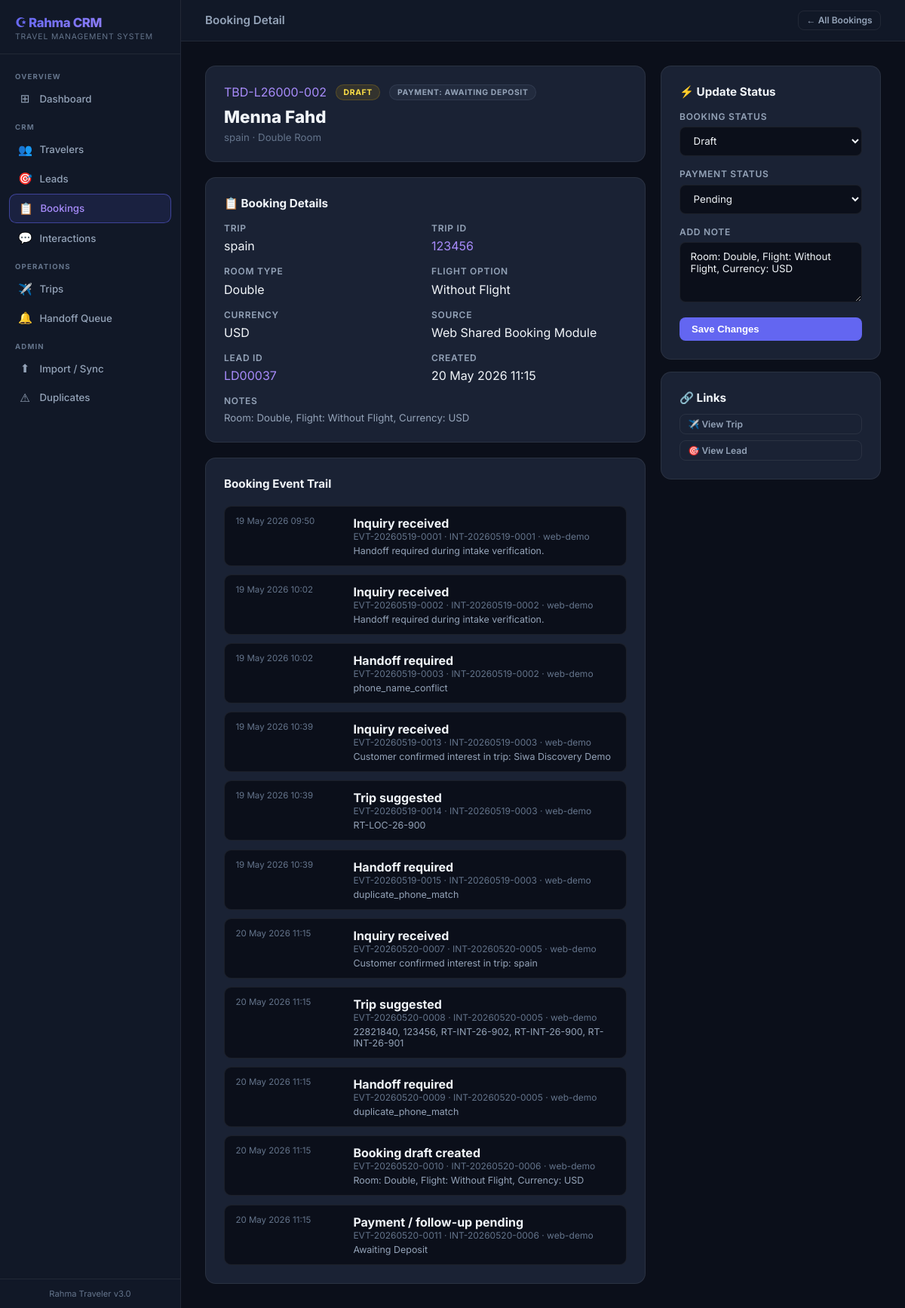
/bookings/TBD-L26000-002, run on the app's committed database.
### app/models/booking.py (models this page shows, shortened)
class TripBooking(db.Model):
    __tablename__ = 'trip_bookings'
    booking_id = db.Column(db.String(50), primary_key=True)
    trip_id = db.Column(db.String(50), db.ForeignKey('trips.trip_id'))
    trip_name = db.Column(db.String(200))
    traveler_id = db.Column(db.String(20), db.ForeignKey('travelers.traveler_id'))
    traveler_name = db.Column(db.String(200))
    room_type = db.Column(db.String(50))
    flight_option = db.Column(db.String(50))
    date_option = db.Column(db.String(50))
    currency = db.Column(db.String(20))
    booking_status = db.Column(db.String(50)) # Draft / Confirmed / Cancelled
    draft_created_at = db.Column(db.DateTime, default=datetime.utcnow)
    booking_source = db.Column(db.String(100))
    lead_id = db.Column(db.String(50))
    interaction_id = db.Column(db.String(50))
    alert_id = db.Column(db.String(50))
    payment_status = db.Column(db.String(100))
    booking_notes = db.Column(db.Text)

### app/models/booking_event.py (models this page shows, shortened)
class BookingEventTrail(db.Model):
    __tablename__ = 'booking_event_trail'
    event_id = db.Column(db.String(50), primary_key=True)
    occurred_at = db.Column(db.DateTime, default=datetime.utcnow)
    event_type = db.Column(db.String(100))
    event_label = db.Column(db.String(150))
    traveler_id = db.Column(db.String(20), db.ForeignKey('travelers.traveler_id'))
    lead_id = db.Column(db.String(50), db.ForeignKey('leads.lead_id'))
    booking_id = db.Column(db.String(50), db.ForeignKey('trip_bookings.booking_id'))
    trip_id = db.Column(db.String(50), db.ForeignKey('trips.trip_id'))
    interaction_id = db.Column(db.String(50), db.ForeignKey('interactions.interaction_id'))
    channel = db.Column(db.String(50))
    actor = db.Column(db.String(50))
    notes = db.Column(db.Text)
    metadata_json = db.Column(db.Text)

### app/routes/bookings.py (the view)
@bookings_bp.route('/<string:booking_id>')
def detail(booking_id):
    booking = TripBooking.query.get_or_404(booking_id)
    traveler = Traveler.query.get(booking.traveler_id) if booking.traveler_id else None
    trip = Trip.query.get(booking.trip_id) if booking.trip_id else None
    try:
        UnifiedCRMService().ensure_operational_schema()
    except Exception:
        pass
    event_trail = BookingEventTrail.query.filter(
        or_(
            BookingEventTrail.booking_id == booking.booking_id,
            BookingEventTrail.lead_id == booking.lead_id,
            BookingEventTrail.traveler_id == booking.traveler_id,
        )
    ).order_by(BookingEventTrail.occurred_at.asc()).all()
    return render_template('bookings/detail.html',
                           booking=booking,
                           traveler=traveler,
                           trip=trip,
                           event_trail=event_trail,
                           booking_statuses=BOOKING_STATUSES,
                           payment_statuses=PAYMENT_STATUSES)

### system_services/config.py (called while the page is built, shortened)
def _load_env_file(path: Path) -> None:
    if not path.exists():
        return

def _extract_sheet_id(value: str) -> str:
    text = (value or "").strip()
    if not text:
        return ""
    marker = "/spreadsheets/d/"
    if marker in text:
        tail = text.split(marker, 1)[1]
        return tail.split("/", 1)[0].strip()
    return text

def _optional_path(base: Path, raw: str | None) -> Path | None:
    if not raw:
        return None
    candidate = Path(raw)
    if not candidate.is_absolute():
        candidate = base / candidate
    return candidate

### system_services/unified_service.py (called while the page is built)
    @contextmanager
    def connect(self) -> sqlite3.Connection:
        connection = sqlite3.connect(self.settings.db_path)
        connection.row_factory = sqlite3.Row
        try:
            yield connection
        finally:
            connection.close()

    def ensure_operational_schema(self) -> None:
        with self.connect() as connection:
            self._ensure_booking_event_trail_table(connection)
            self._ensure_sync_queue_table(connection)
            connection.commit()

    @staticmethod
    def _ensure_sync_queue_table(connection: sqlite3.Connection) -> None:
        connection.execute(
            """
            CREATE TABLE IF NOT EXISTS sync_queue (
                mapping_name TEXT NOT NULL,
                record_id TEXT NOT NULL,
                status TEXT NOT NULL DEFAULT 'pending',
                error_message TEXT,
                created_at TEXT NOT NULL,
                updated_at TEXT NOT NULL,
                PRIMARY KEY (mapping_name, record_id)
            )
            """
        )

    @staticmethod
    def _ensure_booking_event_trail_table(connection: sqlite3.Connection) -> None:
        connection.execute(
            """
            CREATE TABLE IF NOT EXISTS booking_event_trail (
                event_id TEXT PRIMARY KEY,
                occurred_at TEXT,
                event_type TEXT,
                event_label TEXT,
                traveler_id TEXT,
                lead_id TEXT,
                booking_id TEXT,
                trip_id TEXT,
                interaction_id TEXT,
                channel TEXT,
                actor TEXT,
                notes TEXT,
                metadata_json TEXT
            )
            """
        )

### app/templates/bookings/detail.html (shortened to what this page needs)
{% extends "base.html" %}
{% block topbar_title %}Booking Detail{% endblock %}
{% block topbar_actions %}
<a href="{{ url_for('bookings.index') }}" class="btn btn-ghost btn-sm">← All Bookings</a>
{% endblock %}
{% block content %}
<div style="display:grid;grid-template-columns:2fr 1fr;gap:1.25rem">
    <div style="display:flex;flex-direction:column;gap:1.25rem">
        <div class="card">
            <div style="display:flex;align-items:center;gap:0.75rem;flex-wrap:wrap;margin-bottom:0.5rem">
                <span class="mono" style="color:var(--accent-2)">{{ booking.booking_id }}</span>
                {% if booking.booking_status == 'Confirmed' %}<span class="badge badge-green">Confirmed</span>
                {% elif booking.booking_status == 'Cancelled' %}<span class="badge badge-red">Cancelled</span>
                {% else %}<span class="badge badge-yellow">Draft</span>{% endif %}
                {% if booking.payment_status == 'Fully Paid' %}<span class="badge badge-green">{{ booking.payment_status }}</span>
                {% elif booking.payment_status == 'Deposit Paid' %}<span class="badge badge-yellow">{{ booking.payment_status }}</span>
                {% elif booking.payment_status == 'Refunded' %}<span class="badge badge-red">{{ booking.payment_status }}</span>
                {% else %}<span class="badge badge-gray">Payment: {{ booking.payment_status or 'Pending' }}</span>{% endif %}
            </div>
            <h1 style="font-size:1.4rem;font-weight:800;color:var(--text-main);margin-bottom:0.35rem">
                {{ booking.traveler_name or 'Unknown Traveler' }}
            </h1>
            <div style="color:var(--text-muted);font-size:0.83rem">
                {{ booking.trip_name or booking.trip_id or 'No trip linked' }} · {{ booking.room_type or '—' }} Room
            </div>
        </div>
        <div class="card">
            <div class="card-title" style="margin-bottom:1rem">📋 Booking Details</div>
            <div class="grid-2">
                <div><div class="form-label">Trip</div><div style="color:var(--text-main)">{{ booking.trip_name or '—' }}</div></div>
                <div><div class="form-label">Trip ID</div><div class="mono" style="color:var(--accent-2)">{{ booking.trip_id or '—' }}</div></div>
                <div><div class="form-label">Room Type</div><div style="color:var(--text-main)">{{ booking.room_type or '—' }}</div></div>
                <div><div class="form-label">Flight Option</div><div style="color:var(--text-main)">{{ booking.flight_option or '—' }}</div></div>
                <div><div class="form-label">Currency</div><div style="color:var(--text-main)">{{ booking.currency or '—' }}</div></div>
                <div><div class="form-label">Source</div><div style="color:var(--text-main)">{{ booking.booking_source or '—' }}</div></div>
                <div><div class="form-label">Lead ID</div><div class="mono" style="color:var(--accent-2)">{{ booking.lead_id or '—' }}</div></div>
                <div><div class="form-label">Created</div><div style="color:var(--text-main)">{{ booking.draft_created_at.strftime('%d %B %Y %H:%M') if booking.draft_created_at else '—' }}</div></div>
                {% if booking.booking_notes %}
                <div class="col-span-2"><div class="form-label">Notes</div>
                <div style="color:var(--text-dim);font-size:0.83rem;white-space:pre-wrap">{{ booking.booking_notes }}</div></div>
                {% endif %}
            </div>
        </div>
        <div class="card">
            <div class="card-header">
                <span class="card-title">Booking Event Trail</span>
            </div>
            {% if event_trail %}
            <div style="display:flex;flex-direction:column;gap:0.7rem">
                {% for event in event_trail %}
                <div style="display:grid;grid-template-columns:9rem 1fr;gap:0.75rem;background:var(--bg-base);border:1px solid var(--border);border-radius:0.6rem;padding:0.75rem 0.9rem">
                    <div style="font-size:0.72rem;color:var(--text-muted)">
                        {{ event.occurred_at.strftime('%d %b %Y %H:%M') if event.occurred_at else 'Pending time' }}
                    </div>
                    <div>
                        <div style="font-weight:700;color:var(--text-main)">{{ event.event_label or event.event_type }}</div>
                        <div style="font-size:0.75rem;color:var(--text-muted)">
                            {{ event.event_id }}
                            {% if event.interaction_id %} · {{ event.interaction_id }}{% endif %}
                            {% if event.channel %} · {{ event.channel }}{% endif %}
                        </div>
                        {% if event.notes %}
                        <div style="font-size:0.78rem;color:var(--text-dim);margin-top:0.25rem">{{ event.notes }}</div>
                        {% endif %}
                    </div>
                </div>
                {% endfor %}
            </div>
            {% else %}
            <p style="color:var(--text-muted);font-size:0.83rem">No booking events recorded yet.</p>
            {% endif %}
        </div>
    </div>
    <div style="display:flex;flex-direction:column;gap:1rem">
        <div class="card">
            <div class="card-title" style="margin-bottom:1rem">⚡ Update Status</div>
            <form action="{{ url_for('bookings.update_status', booking_id=booking.booking_id) }}" method="POST">
                <div class="form-group">
                    <label class="form-label">Booking Status</label>
                    <select class="form-select" name="booking_status">
                        {% for s in booking_statuses %}
                        <option value="{{ s }}" {% if booking.booking_status == s %}selected{% endif %}>{{ s }}</option>
                        {% endfor %}
                    </select>
                </div>
                <div class="form-group">
                    <label class="form-label">Payment Status</label>
                    <select class="form-select" name="payment_status">
                        {% for s in payment_statuses %}
                        <option value="{{ s }}" {% if booking.payment_status == s %}selected{% endif %}>{{ s }}</option>
                        {% endfor %}
                    </select>
                </div>
                <div class="form-group">
                    <label class="form-label">Add Note</label>
                    <textarea class="form-textarea" name="booking_notes" placeholder="Add a note…">{{ booking.booking_notes or '' }}</textarea>
                </div>
                <button type="submit" class="btn btn-primary" style="width:100%">Save Changes</button>
            </form>
        </div>
        <div class="card">
            <div class="card-title" style="margin-bottom:0.75rem">🔗 Links</div>
            <div style="display:flex;flex-direction:column;gap:0.5rem">
                {% if trip %}
                <a href="{{ url_for('trips.detail', trip_id=trip.trip_id) }}" class="btn btn-ghost btn-sm">✈️ View Trip</a>
                {% endif %}
                {% if booking.lead_id %}
                <a href="{{ url_for('leads.detail', lead_id=booking.lead_id) }}" class="btn btn-ghost btn-sm">🎯 View Lead</a>
                {% endif %}
            </div>
        </div>
    </div>
</div>
{% endblock %}

### app/templates/base.html (style rules this page uses)
*, *::before, *::after { box-sizing: border-box; margin: 0; padding: 0; }
:root { --bg-base: #0b0f1a; --bg-surface: #111827; --bg-card: #1a2234; --bg-hover: #1e2a40; --border: rgba(255,255,255,0.07); --border-act: rgba(99,102,241,0.5); --accent: #6366f1; --accent-2: #a78bfa; --text-main: #f1f5f9; --text-muted: #64748b; --text-dim: #94a3b8; --green: #22c55e; --yellow: #eab308; --red: #ef4444; --sidebar-w: 240px; }
html, body { height: 100%; font-family: 'Inter', sans-serif; background: var(--bg-base); color: var(--text-main); }
.btn { display: inline-flex; align-items: center; gap: 0.4rem; padding: 0.5rem 1rem; border-radius: 0.5rem; font-size: 0.82rem; font-weight: 600; border: none; cursor: pointer; text-decoration: none; transition: all 0.15s ease; }
.btn-primary { background: var(--accent); color: #fff; }
.btn-ghost { background: transparent; color: var(--text-dim); border: 1px solid var(--border); }
.btn-sm { padding: 0.3rem 0.65rem; font-size: 0.75rem; }
.card { background: var(--bg-card); border: 1px solid var(--border); border-radius: 0.875rem; padding: 1.5rem; }
.card-header { display: flex; align-items: center; justify-content: space-between; margin-bottom: 1.25rem; }
.card-title { font-size: 0.95rem; font-weight: 700; color: var(--text-main); }
.badge { display: inline-flex; align-items: center; padding: 0.2rem 0.6rem; border-radius: 999px; font-size: 0.65rem; font-weight: 700; text-transform: uppercase; letter-spacing: 0.06em; }
.badge-yellow { background: rgba(234,179,8,0.12); color: #fde047; border: 1px solid rgba(234,179,8,0.2); }
.badge-gray { background: rgba(100,116,139,0.12);color: #94a3b8; border: 1px solid rgba(100,116,139,0.2); }
.form-group { margin-bottom: 1rem; }
.form-label { display: block; font-size: 0.75rem; font-weight: 600; color: var(--text-dim); margin-bottom: 0.4rem; text-transform: uppercase; letter-spacing: 0.06em; }
.form-input, .form-select, .form-textarea { width: 100%; background: var(--bg-base); border: 1px solid var(--border); border-radius: 0.5rem; padding: 0.6rem 0.85rem; color: var(--text-main); font-size: 0.83rem; font-family: 'Inter', sans-serif; outline: none; transition: border-color 0.15s; }
.form-select option { background: var(--bg-surface); }
.form-textarea { resize: vertical; min-height: 80px; }
.grid-2 { display: grid; grid-template-columns: 1fr 1fr; gap: 1rem; }
.col-span-2 { grid-column: span 2; }

### data on the page
TripBooking: booking_id "TBD-L26000-002", payment_status "AWAITING DEPOSIT", traveler_name "Menna Fahd", trip_name "spain", room_type "Double", trip "123456", flight_option "Without Flight", currency "USD", booking_source "Web Shared Booking Module", lead "LD00037", draft_created_at "20 May 2026 11:15", booking_notes "Room: Double, Flight: Without Flight, Currency: USD", booking_status "Draft"
BookingEventTrail: occurred_at "19 May 2026 09:50", event_label "Inquiry received", event_id "EVT-20260519-0001", interaction_id "INT-20260519-0001", channel "web-demo", notes "Handoff required during intake verification."
BookingEventTrail: occurred_at "19 May 2026 10:02", event_label "Inquiry received", event_id "EVT-20260519-0002", interaction_id "INT-20260519-0002", channel "web-demo", notes "Handoff required during intake verification."
BookingEventTrail: occurred_at "19 May 2026 10:02", event_label "Handoff required", event_id "EVT-20260519-0003", interaction_id "INT-20260519-0002", channel "web-demo", notes "phone_name_conflict"
BookingEventTrail: occurred_at "19 May 2026 10:39", event_label "Inquiry received", event_id "EVT-20260519-0013", interaction_id "INT-20260519-0003", channel "web-demo", notes "Customer confirmed interest in trip: Siwa Discovery Demo"
BookingEventTrail: occurred_at "19 May 2026 10:39", event_label "Trip suggested", event_id "EVT-20260519-0014", interaction_id "INT-20260519-0003", channel "web-demo", notes "RT-LOC-26-900"
BookingEventTrail: occurred_at "19 May 2026 10:39", event_label "Handoff required", event_id "EVT-20260519-0015", interaction_id "INT-20260519-0003", channel "web-demo", notes "duplicate_phone_match"
BookingEventTrail: occurred_at "20 May 2026 11:15", event_label "Inquiry received", event_id "EVT-20260520-0007", interaction_id "INT-20260520-0005", channel "web-demo", notes "Customer confirmed interest in trip: spain"
BookingEventTrail: occurred_at "20 May 2026 11:15", event_label "Trip suggested", event_id "EVT-20260520-0008", interaction_id "INT-20260520-0005", channel "web-demo", notes "22821840, 123456, RT-INT-26-902, RT-INT-26-900, RT-INT-26-901"
BookingEventTrail: occurred_at "20 May 2026 11:15", event_label "Handoff required", event_id "EVT-20260520-0009", interaction_id "INT-20260520-0005", channel "web-demo", notes "duplicate_phone_match"
BookingEventTrail: occurred_at "20 May 2026 11:15", event_label "Booking draft created", event_id "EVT-20260520-0010", interaction_id "INT-20260520-0006", channel "web-demo", notes "Room: Double, Flight: Without Flight, Currency: USD"
BookingEventTrail: occurred_at "20 May 2026 11:15", event_label "Payment / follow-up pending", event_id "EVT-20260520-0011", interaction_id "INT-20260520-0006", channel "web-demo", notes "Awaiting Deposit"

### other printed values
form field payment_status "Pending"
